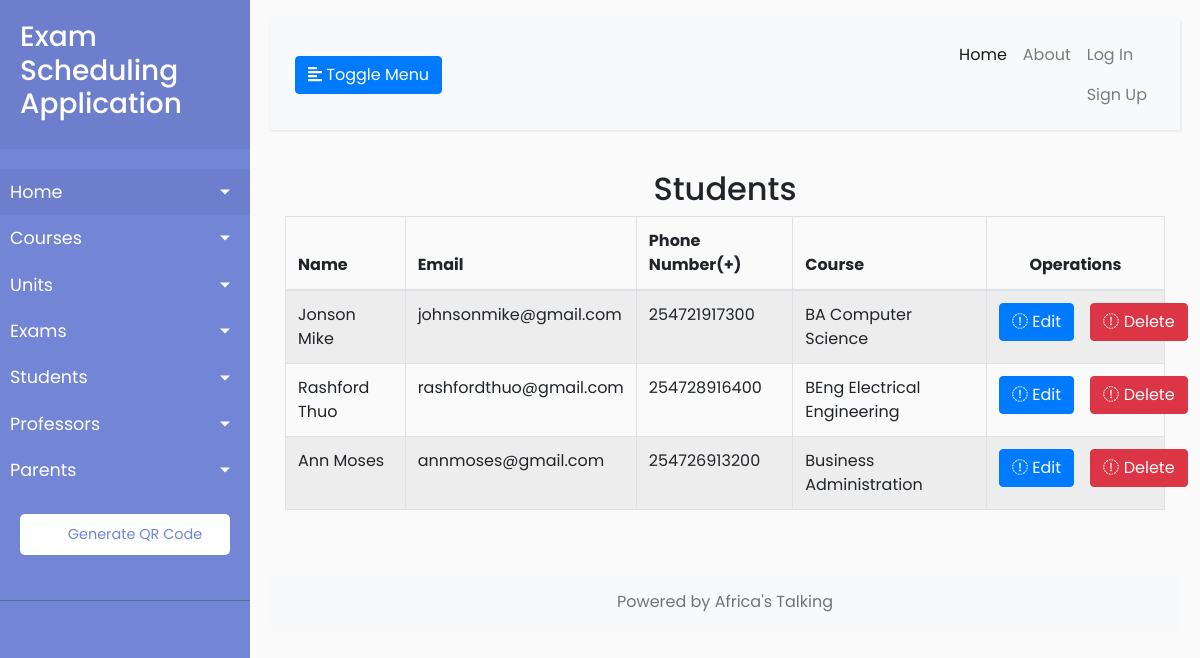
The app's page /students, older data.
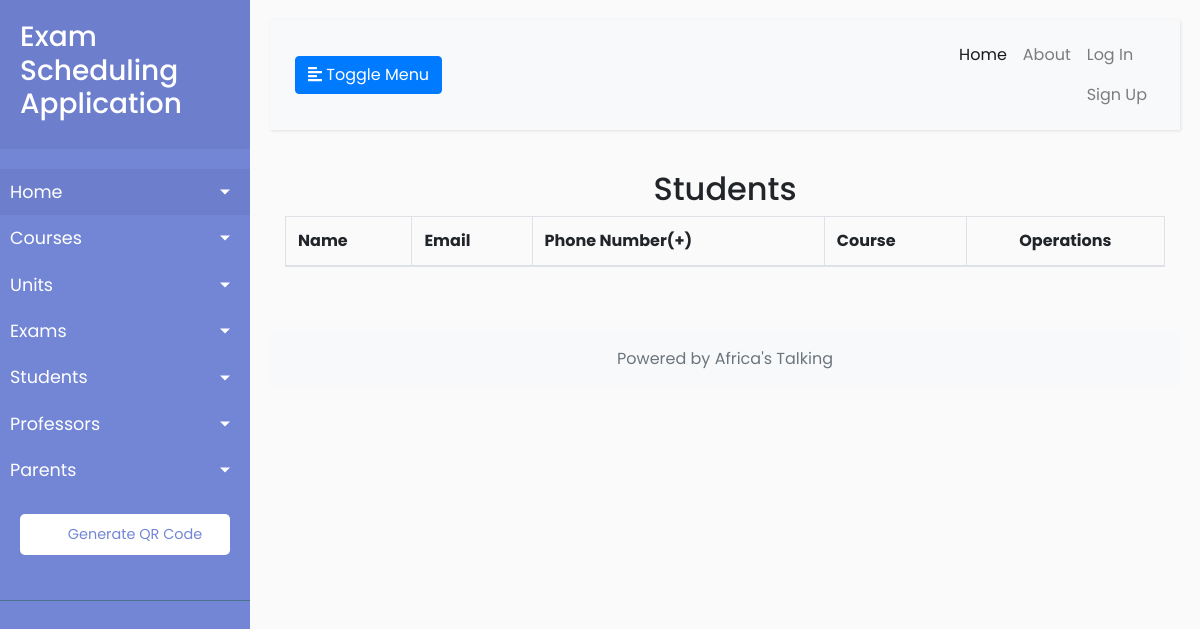
The same page, newer data.
### users/models.py (models this page shows, shortened)
class Student(User):
    course = models.ForeignKey(Course, on_delete=models.CASCADE)
    phone_number = models.IntegerField(default=+254711111111)
    class Meta:
        verbose_name = "Student"
        verbose_name_plural = "Students"

### exams/models.py (models this page shows)
class Course(models.Model):
    name = models.CharField(max_length=100)
    description = models.TextField(max_length=1000, help_text="Enter a brief description of the course.")
    def __str__(self):
        return f'{self.name}'
    class Meta:
        verbose_name = "Course"
        verbose_name_plural = "Courses"

### users/views.py (the view)
# urls.py: path('students', StudentListView.as_view(), name='students-list'),
class StudentListView(ListView):
    model = Student
    template_name = 'users/students_list.html'
    context_object_name = 'students'
    paginate_by = 5

### users/templates/users/students_list.html (shortened to what this page needs)
{% extends 'exams/base.html' %}
{% block content %}
    <div class="right_col" role="main">
        <div class="">
            <div class="row">
                <div class="col-md-12 col-sm-12 col-xs-12">
                    <div class="x_panel">
                        <div class="x_title">
                            <h2 class="text-center"> Students </h2>
                        </div>
                        <div class="x_content">
                            <table id="student-datatable" class="table table-striped table-bordered">
                                <thead>
                                    <tr>
                                        <th>Name</th>
                                        <th>Email</th>
                                        <th>Phone Number(+)</th>
                                        <th>Course</th>
                                        <th class="text-center">Operations</th>
                                    </tr>
                                </thead>
                                <tbody>
                                    {% for student in students %}
                                        <tr>
                                            <td>{{ student.get_full_name }}</td>
                                            <td>{{ student.email }}</td>
                                            <td>{{ student.phone_number }}</td>
                                            <td>{{ student.course }}</td>
                                            <td class="text-center">
                                                <div class="row">
                                                    <div class="col-md-6">
                                                        <a href="{% url 'students-update' student.pk %}" class="btn btn-primary btn-xs"><i class="fa fa-pencil"></i> Edit </a>
                                                    </div>
                                                    <div class="col-md-6">
                                                        <a href="{% url 'students-delete' student.pk %}" class="btn btn-danger btn-xs"><i class="fa fa-remove"></i> Delete </a>
                                                    </div>
                                                </div>
                                            </td>
                                        </tr>
                                    {% endfor %}
                                </tbody>
                            </table>
                        </div>
                    </div>
                </div>
            </div>
        </div>
    </div>
{% endblock content %}

Row changes from the older to the newer data that the page shows:
removed Student: get_full_name "Jonson Mike", email "johnsonmike@gmail.com", phone_number "254721917300", course "BA Computer Science"
removed Student: get_full_name "Rashford Thuo", email "rashfordthuo@gmail.com", phone_number "254728916400", course "BEng Electrical Engineering"
removed Student: get_full_name "Ann Moses", email "annmoses@gmail.com", phone_number "254726913200", course "Business Administration"
